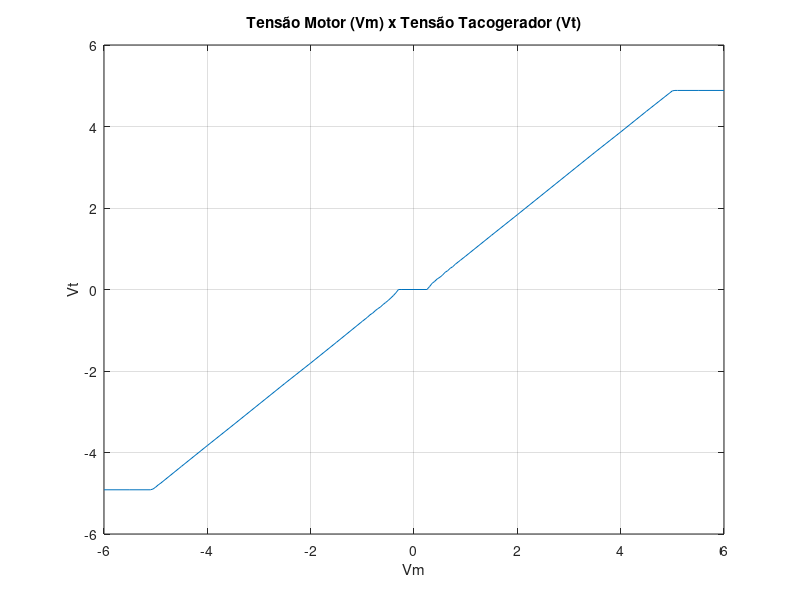
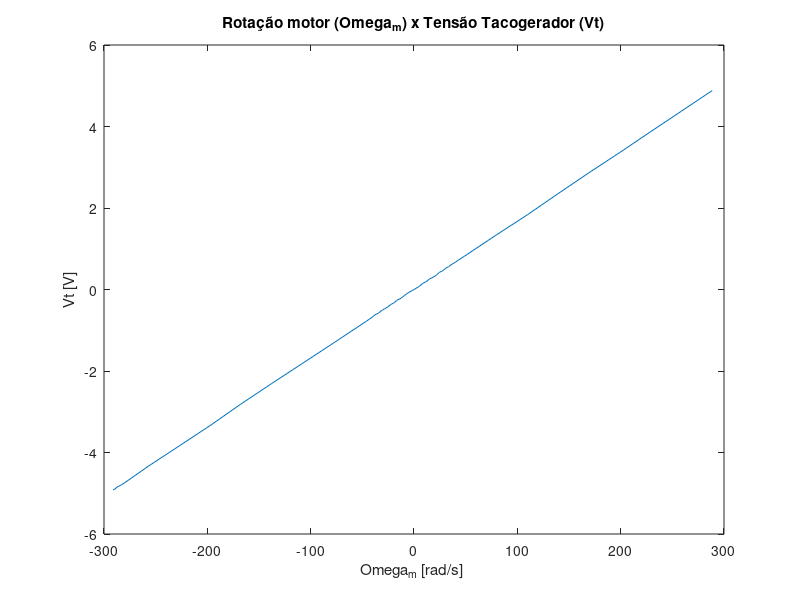
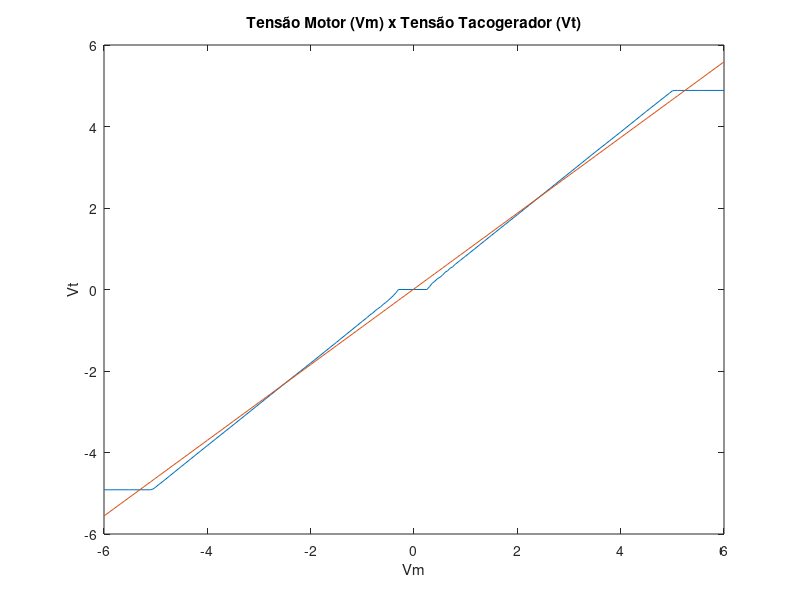
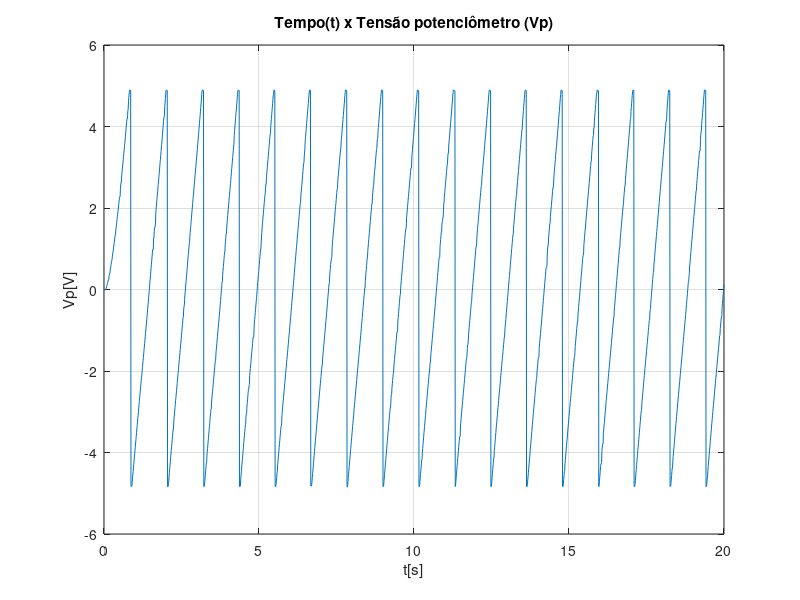

The MATLAB script that drew these images, in order: (Note: this script raises an error after producing the figures.)
% Laboratório de Controle Poli Usp
% Experiência 1 - Modelagem da planta

% a) 
% Calculo da relação V_armadura_motor x V_tacogerador (tacometro)
load('KKt_data.mat')
% As variaveis imporatadas são: DisplayRPM , Vm  ,Vt 
% Levantamento da curva
Vma = Vm
Vta = Vt
figure
plot(Vm,Vt)
title('Tensão Motor (Vm) x Tensão Tacogerador (Vt)')
xlabel('Vm')
ylabel('Vt')
%gtext('Saturação +5v)')
%gtext('Saturação -5v)')
%gtext('Não linearidade: Atrito estático seco ou de Coulumb')
grid()


% b) 
% Levantamento de kt onde Omega_m(s) = Kt*Vt(s)
% Denotando Omega_m(s) por Oms vem que
Ops = (2*pi/60)*DisplayRPM;
n = 1/3;
Oms = Ops/(n^2);

figure
plot(Oms,Vt)
title('Rotação motor (Omega_m) x Tensão Tacogerador (Vt)')
xlabel('Omega_m [rad/s] ')
ylabel('Vt [V]')
%Como é linear calulamos Kt pelo coeficiente angular
%Para lidarmos com possíveis imprecisões de medida vamos usar um ajuste
%polinômial
p1 = polyfit(Oms,Vt,1);
Kt = p1(1)

% a) Continuação
% Levantamento de K*Kt , Vt[V] = K*Kt * Vm
% Vamos selecionar os Vm entre 3 e 4 e outros Vm entre -3 e -4 e aproximar
% Uma reta a apartir dai
% minmod = 1
% maxmod = 4
% 
% for i = 1:59
%     if (Vt(i)<(-minmod) && Vt(i) > (-maxmod)) || (Vt(i) < maxmod && Vt(i) > minmod)
%         VtSel = Vt(i);
%         index_arr(i) = i;
%     end
% end
% 
% for j = length(index_arr)
%     VmSel = Vm(index_arr(j));
% end
% 
% p2 = polyfit(VmSel,VtSel,1);
% KKt = p2(1)
% K = KKt/Kt
p2 = polyfit(Vm,Vt,1); %Com esse polyfit ficou ajustado em torno de 2.5v
KKt = p2(1)
K = KKt/Kt

polivrau = polyval(p2,Vma)

figure
plot(Vma,Vta,Vma,polivrau)
title('Tensão Motor (Vm) x Tensão Tacogerador (Vt)')
xlabel('Vm')
ylabel('Vt')

% c)
% Determinação do Kp, coeficinete de transformação angulo -> tensão
% no potênciômetro

load('Kp_data.mat')
figure
plot(t,Vp)
title('Tempo(t) x Tensão potenciômetro (Vp)')
xlabel('t[s]')
ylabel('Vp[V]')
grid()

%Do gráfico
%Ponto de máximo
ta_DT = 19.41
tb = 19.37 
Vmax = 4.896
ta = 18.26 
Vmin = -4.835

Dt = ta_DT - ta

% Transformando tempo em angulo
d_phi = (2*pi)*(tb - ta)/Dt

%Achando o Kp
Kp = (Vmax - Vmin)/d_phi
Kp_linear = Kp
% d)
load('T_data.mat')
% t,Vm,Vp,Vt
figure
plot(t,Vt)
hold
plot(t,Vm)
title('Tempo(t) x Tensão Tacogerador (Vt)')
xlabel('t[s]')
ylabel('Vt[V]')
grid()

i_min = 1
menor = 1;
for index = 1:length(t)
    
    if (t(index)> 3.5) && menor
        i_min = index;
        menor = 0;
    end
end
 
plato_de_tensao = mean(Vt(i_min:length(Vt)))

V_tal = (63/100)*plato_de_tensao 

i_min = 1;
menor = 1;
for index = 1:length(t)
    
    if (Vt(index)>= V_tal) && menor
        i_min = index;
        menor = 0;
    end
end

tal = t(i_min) - 1
T = tal



% Laboratório de Controle Poli Usp
% Experiência 2 - Validação Modelagem Linear da planta

%======== Otimizando os parâmetros =========
%Valores Alterados em função da comparação com os valores medidos
T = 0.25
Kp = 1.38

%===========================================


load('modlin_val_data.mat')
% K, Kt
figure
subplot(3,1,1)
Vm_ones = ones(size(t));
plot(t, 5*Vm_ones, '--g', t, -5*Vm_ones, '--g', t, 0.25*Vm_ones, '--r', t, -0.25*Vm_ones, '--r', t, Vm, '-b');
title('Sinal de Entrada');
xlabel('Tempo [s]');
ylabel('Vm [v]');
legend('Vm de saturação sup', 'Vm de saturação inf', 'Vm de atrito sup', 'Vm de atrito inf', 'Vm') 
grid on;
axis([0 30 -6 6]);

subplot(3,1,2)
lim = 5*ones(size(t));
plot(t,VtSim,'r',t,Vt,'b',t,Vm,'k',t,lim,'g--',t,-1*lim,'g--')

title('Validação Modelo Linear: t x Vt')
xlabel('t[s]')
ylabel('Vt[V]')
legend('Vt Simulado','Vt Medido','Vm','limite superior','limite inferior')
axis([0 30 -6 6])
grid()
subplot(3,1,3)
plot(VtSim - Vt)
title('Erro VtSimulado - VtMedido')
xlabel('t[s]')
ylabel('Vt[V]')
grid()

tmaxErP = 180

% K,Kp
figure
subplot(2,1,1)

plot(t(1:tmaxErP),VpSim(1:tmaxErP),t(1:tmaxErP),Vp(1:tmaxErP),t(1:tmaxErP),Vm(1:tmaxErP))
title('Validação Modelo Linear: t x Vp')
xlabel('t[s]')
ylabel('Vp[V]')
legend('Vp Simulado','Vp Medido','Vm')
grid()

subplot(2,1,2)
plot(t(1:tmaxErP),VpSim(1:tmaxErP)-Vp(1:tmaxErP))
title('Erro VpSimulado - VpMedido')
xlabel('t[s]')
ylabel('Vp[V]')
grid()
ERRO_POTENCIOMETRO = abs(mean(VpSim(1:tmaxErP)-Vp(1:tmaxErP)))
